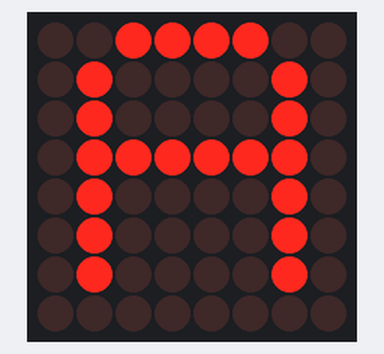
A sketch run on a simulated Arduino Uno, built with avr-gcc and run on an emulated ATmega328P. Shown: 8×8 LED matrix.

Above: at 0.1 s.

The sketch:

letter_A.ino
```cpp
#include <LedControl.h>

// DIN, CLK, CS
LedControl lc = LedControl(12, 11, 10, 1);

byte A[8] = {
  B00111100,
  B01000010,
  B01000010,
  B01111110,
  B01000010,
  B01000010,
  B01000010,
  B00000000
};

void setup() {
  lc.shutdown(0, false);   // Wake up display
  lc.setIntensity(0, 8);   // Brightness (0-15)
  lc.clearDisplay(0);

  for (int i = 0; i < 8; i++) {
    lc.setRow(0, i, A[i]);
  }
}

void loop() {
}
```
